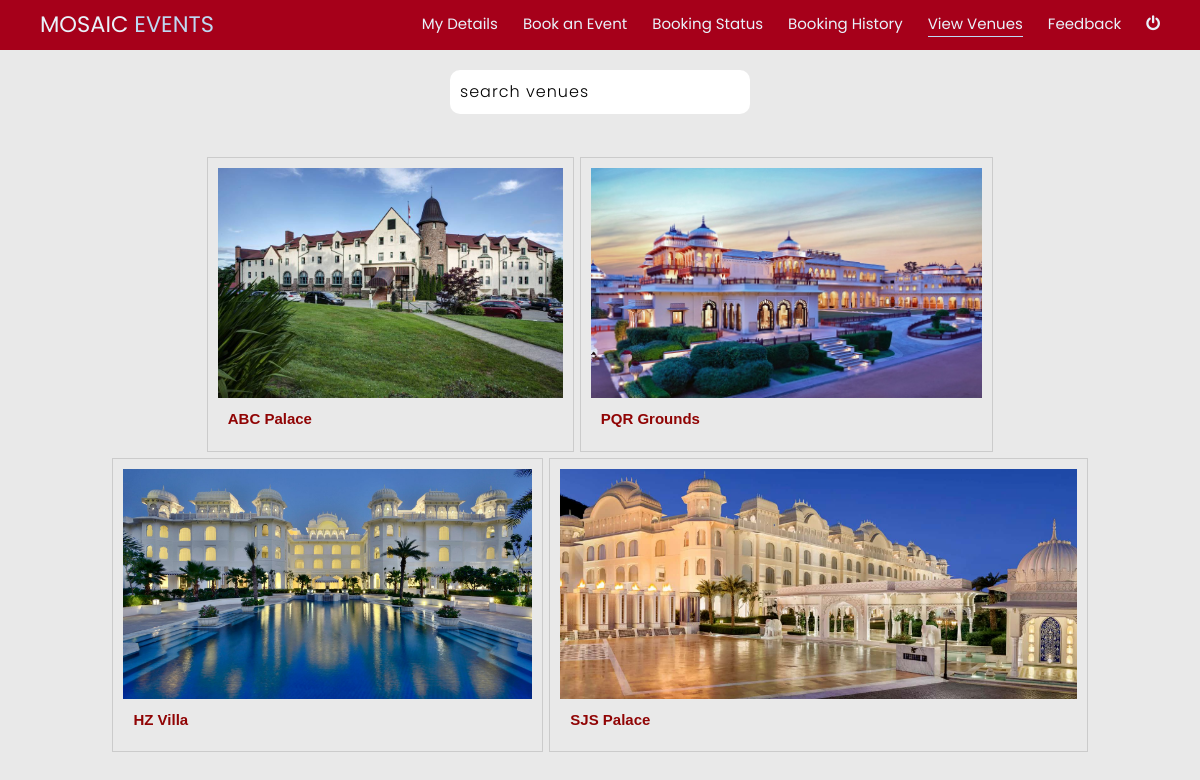
The page /view_venues.php (signed in) on the database its author committed.
### tables this page shows
CREATE TABLE `venues` (
  `venue_id` int(10) NOT NULL,
  `venue_name` varchar(50) NOT NULL,
  `venue_dir` varchar(50) NOT NULL
);

### view_venues.php (the view, shortened to what this page needs)
<?php
include('db_connect.php');
?>
<!DOCTYPE html>
<html>
    <head>
        <link rel="stylesheet" href="https://cdnjs.cloudflare.com/ajax/libs/font-awesome/4.7.0/css/font-awesome.min.css">
        <link rel="stylesheet" href="w3-css.css">
        <link rel="stylesheet" href="cssstyle.css">
    </head>
    <body id="body">
        <header >
            <div class="navigation w3-highway-red w3-container">
                <nav class="nav-container w3-padding-large">
                    <div class="logo">
                        <a href="customer_index.php" >MOSAIC <span>EVENTS</span></a>
                    </div>
                    <div class="links">
                        <a href="customer_index.php" class="lnk" >My Details</a>
                        <a href="book_an_event.php" class="lnk" >Book an Event</a>
                        <a href="booking_status.php" class="lnk" >Booking Status</a>
                        <a href="booking_history.php" class="lnk" >Booking History</a>
                        <a href="view_venues.php" class="lnk active" >View Venues</a>
                        <a href="feedback.php" class="lnk" >Feedback</a>
                        <a href="logout.php" id="logout"><i class="fa fa-power-off " style="font-size:16px" ></i></a>
                    </div>
                </nav>
            </div>
        </header>
        <center><input type="text" placeholder="search venues" id="search-box" ></center>
        <section style='flex-wrap:wrap;' class='cont'>
            <?php
                $sql = 'select * from venues';
                $q = $conn->query($sql);
                while($res = $q->fetch_assoc()){
            ?>
            <div class='image'>
                <div class="card mb-4" data-title='<?php echo $res["venue_name"]; ?>'>
                    <div class="img" >
                        <img src='<?php echo $res["venue_dir"]; ?>' >
                    </div>
                    <div class="top-text pt-2">
                        <div class="title">
                            <h3><?php echo $res["venue_name"]; ?></h3>
                        </div>
                    </div>
                </div>
            </div>
        <?php
        }
        ?>
    </section>
    </body>
</html>

### w3-css.css (style rules this page uses)
html { box-sizing:border-box }
*,*:before,*:after { box-sizing:inherit }
html { -ms-text-size-adjust:100%;-webkit-text-size-adjust:100% }
body { margin:0 }
article,aside,details,figcaption,figure,footer,header,main,menu,nav,section { display:block }
a { background-color:transparent }
img { border-style:none }
button,input,select,textarea,optgroup { font:inherit;margin:0 }
button,input { overflow:visible }
html,body { font-family:Verdana,sans-serif;font-size:15px;line-height:1.5 }
html { overflow-x:hidden }
h3 { font-size:24px }
h1,h2,h3,h4,h5,h6 { font-family:"Segoe UI",Arial,sans-serif;font-weight:400;margin:10px 0 }
img { vertical-align:middle }
a { color:inherit }
.w3-container:after,.w3-container:before,.w3-panel:after,.w3-panel:before,.w3-row:after,.w3-row:before,.w3-row-padding:after,.w3-row-padding:before, .w3-cell-row:before,.w3-cell-row:after,.w3-clear:after,.w3-clear:before,.w3-bar:before,.w3-bar:after { content:"";display:table;clear:both }
.w3-container,.w3-panel { padding:0.01em 16px }
.w3-padding-large { padding:12px 24px!important }

### cssstyle.css (style rules this page uses)
* { font-family: 'Poppins', sans-serif; }
:root { --nav-link-color: rgba(233, 242, 251, 1); --nav-link-hover-color: rgb(190, 217, 243); --title-span-color: rgb(24, 78, 129); --hero-background: rgb(255, 255, 255); --hero-background-gradient: linear-gradient(0deg, rgba(255, 255, 255, 1) 0%, rgba(17, 57, 96, 1) 100%); --font-small: 0.5em; --font-medium: 1em; --font-medium-large: 1.25em; --font-large: 1.5rem; --font-x-large: 2rem; --font-2x-large: 3rem; --font-3x-large: 3.5rem; --font-4x-large: 4rem; --font-5x-large: 4.5rem; --font-6x-large: 5rem; --font-7x-large: 5.5rem; color: rgba(7, 26, 44, 1); --transition-slow: 0.6s; --transition-medium: 0.4s; --transition-fast: 0.2s; --transition-fastest: 0.1s; }
html { scroll-behavior: smooth; }
body { font-family: "Quicksand", sans-serif; background: #e9e9e9; }
* { margin: 0; }
h2, h3 { color: var(--title-span-color); font-weight: bold; }
h2, h3, p { font-family: "Quicksand", sans-serif; }
.active { display: block; content: ""; border-bottom: 1px solid var(--nav-link-hover-color); transition: transform var(--transition-fastest) ease-in-out; transform: scaleX(1); transform-origin: 0% 50%; }
.navigation { width: 100%; position: relative; z-index: 100; top: 0px; height: 50px; background-color: rgb(141, 4, 4); }
.nav-container { margin: 0 auto; width: 100%; height: 100%; display: flex; }
.nav-container .links { display: flex; width: 100%; align-items: center; justify-content: flex-end; gap: 25px; }
.nav-container .logo { display: flex; width: 100%; align-items: center; min-width: 20%; }
.nav-container .logo span { color: var(--nav-link-hover-color); }
.nav-container .links a, .nav-container .logo a { text-decoration: none; color: var(--nav-link-color); transition: var(--transition-fast); }
.nav-container .links a { font-size: var(--font-medium); width: max-content; }
.nav-container .logo a { font-size: var(--font-large); }
.nav-container .links a:after, .mobile-links a:after { display: block; content: ""; border-bottom: 1px solid var(--nav-link-hover-color); transform: scaleX(0); transition: transform var(--transition-fastest) ease-in-out; transform-origin: 100% 50%; }
.w3-highway-red { color:#fff;background-color:#a6001a }
section { position: relative; display: flex; justify-content: center; align-items:center; width: 100%; margin: 20px 0; }
input,textarea { width: 300px; border: 0; border-radius: 10px; padding: 10px; margin: 20px; font-size: 16px; font-weight:300; background: rgb(255,255,255); caret-color: rgb(141, 4, 4); color: black; overflow: hidden; letter-spacing:1px; }
::placeholder { color: black; }

### rows shown on the page
venues: venue_dir (picture), venue_name "ABC Palace"
venues: venue_dir (picture), venue_name "PQR Grounds"
venues: venue_dir (picture), venue_name "HZ Villa"
venues: venue_dir (picture), venue_name "SJS Palace"
